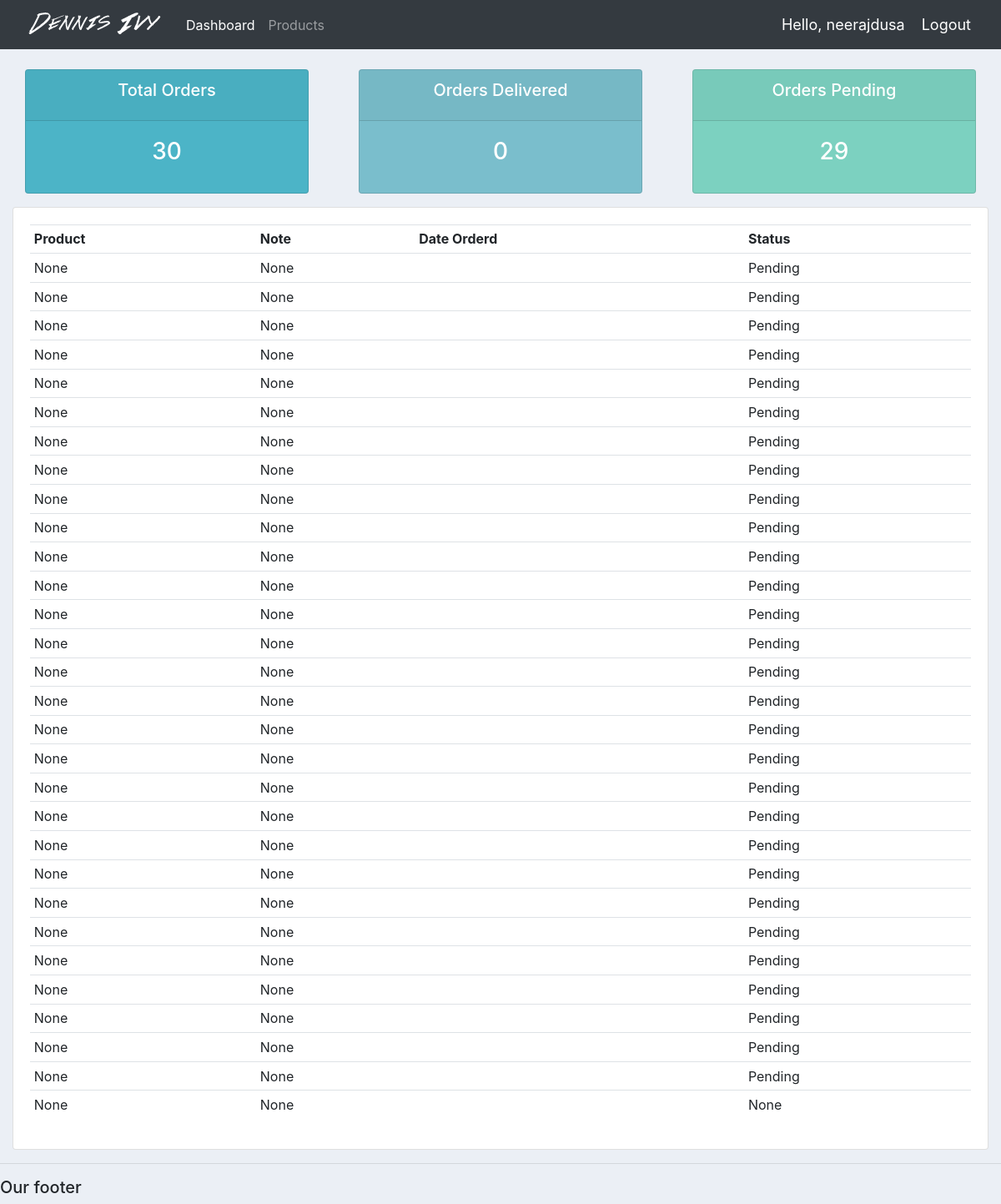
The page /user/ (signed in) on the database its author committed.
### accounts/models.py (models this page shows, shortened)
class Order(models.Model):
    STATUS = (
        ('Pending', 'Pending'),
        ('Out for delivery', 'Out for delivery'),
        ('Delivered', 'Delivered'),
    )
    customer = models.ForeignKey(Customer, null=True, on_delete=models.SET_NULL)
    product = models.ForeignKey(Product, null=True, on_delete=models.SET_NULL)
    date_ordered = models.DateTimeField(auto_now_add=True, null=True)
    status = models.CharField(max_length=200, null=True, choices=STATUS)
    note = models.CharField(max_length=1000, null=True)
    complete = models.BooleanField(default=False)
    transaction_id = models.CharField(max_length=100, null=True)
    def __str__(self):
        return "%s - %s - with transaction id - %s" % (self.id, self.customer.name, self.transaction_id)

### accounts/decorators.py (the view)
		def wrapper_func(request, *args, **kwargs):
			group = None
			if request.user.groups.exists():
				group = request.user.groups.all()[0].name
			if group in allowed_roles:
				return view_func(request, *args, **kwargs)
			else:
				return HttpResponse('You are not authorized to view this page')

### accounts/views.py (called while the page is built)
@login_required(login_url='login')
@allowed_users(allowed_roles=['customer'])
def userPage(request):
    orders = request.user.customer.order_set.all()
    total_orders = orders.count()
    delivered = orders.filter(status='Delivered').count()
    pending = orders.filter(status='Pending').count()
    print('ORDERS:', orders)
    context = {'orders': orders, 'total_orders': total_orders,
               'delivered': delivered, 'pending': pending}
    return render(request, 'accounts/user.html', context)

### accounts/templates/accounts/user.html
{%  extends 'accounts/main.html' %}
{% block content %}
{%  include 'accounts/status.html' %}
<div class="row">
	<div class="col-md">
		<div class="card card-body">
			<table class="table table-sm">
				<tr>
					<th>Product</th>
					<th>Note</th>
					<th>Date Orderd</th>
					<th>Status</th>
				</tr>
				{% for order in orders %}
				<tr>
					<td>{{order.product}}</td>
					<td>{{order.note}}</td>
					<td>{{order.date_created}}</td>
					<td>{{order.status}}</td>
				</tr>
				{% endfor %}
			</table>
		</div>
	</div>
</div>
{% endblock content %}

### accounts/templates/accounts/navbar.html (shortened to what this page needs)
{% load static %}
<nav class="navbar navbar-expand-lg navbar-dark bg-dark">
    <img src="{% static 'images/logo.png' %}">
    <div class="collapse navbar-collapse" id="navbarNav">
        <ul class="navbar-nav">
            {% if request.user.is_staff %}
            <li class="nav-item active">
                <a class="nav-link" href="{% url 'home' %}">Dashboard</a>
            </li>
            <li class="nav-item">
                <a class="nav-link" href="{% url 'products' %}">Products</a>
            </li>
            {% else %}
            <li class="nav-item">
                <a class="nav-link" href="{% url 'account' %}">Settings</a>
            </li>
            {% endif %}
        </ul>
    </div>
    <span class="hello-msg">Hello, {{request.user}}</span>
    <span><a  class="hello-msg" href="{% url 'logout' %}">Logout</a></span>
</nav>

### static/css/main.css (style rules this page uses)
body { background-color: #ebeff5; }

### accounts/templates/accounts/navbar.html (style rules this page uses)
.hello-msg { font-size: 18px; color: #fff; margin-right: 20px; }

### rows shown on the page
Order: product "None", note "None", status "Pending"
Order: product "None", note "None", status "Pending"
Order: product "None", note "None", status "Pending"
Order: product "None", note "None", status "Pending"
Order: product "None", note "None", status "Pending"
Order: product "None", note "None", status "Pending"
Order: product "None", note "None", status "Pending"
Order: product "None", note "None", status "Pending"
Order: product "None", note "None", status "Pending"
Order: product "None", note "None", status "Pending"
Order: product "None", note "None", status "Pending"
Order: product "None", note "None", status "Pending"
Order: product "None", note "None", status "Pending"
Order: product "None", note "None", status "Pending"
Order: product "None", note "None", status "Pending"
Order: product "None", note "None", status "Pending"
Order: product "None", note "None", status "Pending"
Order: product "None", note "None", status "Pending"
Order: product "None", note "None", status "Pending"
Order: product "None", note "None", status "Pending"
Order: product "None", note "None", status "Pending"
Order: product "None", note "None", status "Pending"
Order: product "None", note "None", status "Pending"
Order: product "None", note "None", status "Pending"
Order: product "None", note "None", status "Pending"
Order: product "None", note "None", status "Pending"
Order: product "None", note "None", status "Pending"
Order: product "None", note "None", status "Pending"
Order: product "None", note "None", status "Pending"
Order: product "None", note "None", status "None"

### other values the page prints
{{ request.user }} "neerajdusa"
{{ total_orders }} "30"
{{ delivered }} "0"
{{ pending }} "29"
